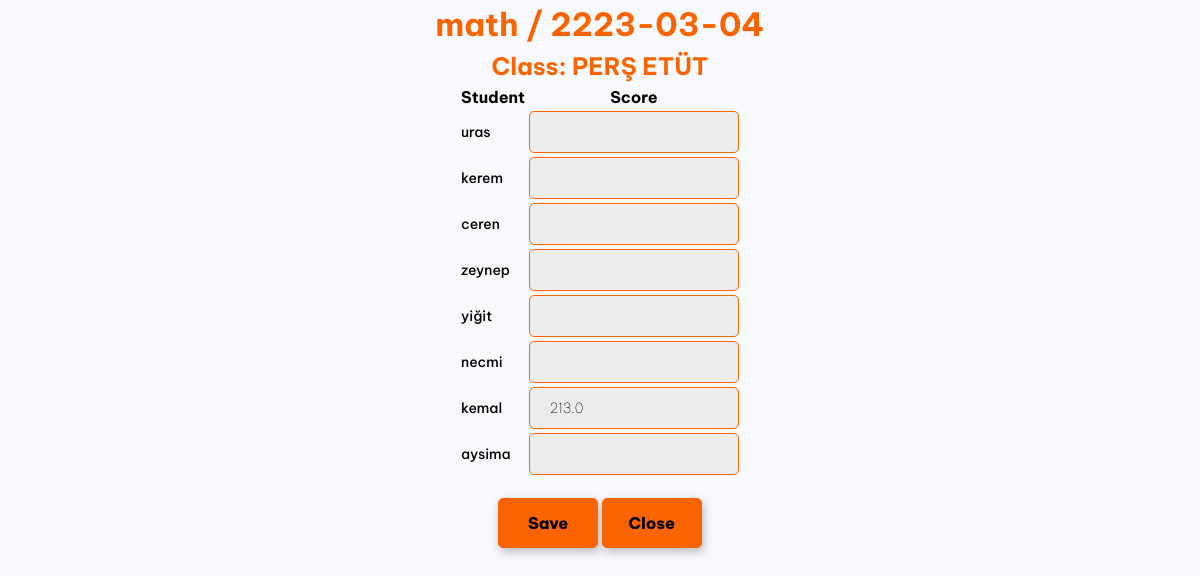
The app's page /exam/13/add_scores (signed in) with its own data.
### tables this page shows
CREATE TABLE exams (
    id INTEGER PRIMARY KEY AUTOINCREMENT,
    class_id INTEGER NOT NULL,
    name TEXT NOT NULL,
    date TEXT,  -- store as ISO date: YYYY-MM-DD
    FOREIGN KEY(class_id) REFERENCES classes(id)
);

CREATE TABLE classes (
    id INTEGER PRIMARY KEY AUTOINCREMENT,
    name TEXT NOT NULL,
    teacher_id INTEGER NOT NULL,
    FOREIGN KEY (teacher_id) REFERENCES teachers(id) ON DELETE CASCADE
);

CREATE TABLE students (
    id INTEGER PRIMARY KEY AUTOINCREMENT,
    name TEXT NOT NULL,
    class_id INTEGER NOT NULL,
    FOREIGN KEY (class_id) REFERENCES classes(id) ON DELETE CASCADE
);

CREATE TABLE exam_results (
    id INTEGER PRIMARY KEY AUTOINCREMENT,
    exam_id INTEGER NOT NULL,
    student_id INTEGER NOT NULL,
    score REAL,
    FOREIGN KEY(exam_id) REFERENCES exams(id),
    FOREIGN KEY(student_id) REFERENCES students(id)
);

### app.py (the view, shortened to what this page needs)
@app.route("/exam/<int:exam_id>/add_scores", methods=["GET", "POST"])
def add_exam_scores(exam_id):
    conn, cursor = get_db_connection()
    exam = cursor.execute(
        "SELECT * FROM exams WHERE id = ?", (exam_id,)
    ).fetchone()
    if not exam:
        conn.close()
        flash("Exam not found.")
        return redirect("/class")
    class_row = cursor.execute(
        "SELECT * FROM classes WHERE id = ? AND teacher_id = ?",
        (exam["class_id"], session["teacher_id"])
    ).fetchone()
    if not class_row:
        conn.close()
        flash("Unauthorized.")
        return redirect("/class")
    students = cursor.execute(
        "SELECT * FROM students WHERE class_id = ?",
        (exam["class_id"],)
    ).fetchall()
    results = cursor.execute(
        "SELECT * FROM exam_results WHERE exam_id = ?",
        (exam_id,)
    ).fetchall()
    results_dict = {r["student_id"]: r["score"] for r in results}
    conn.close()
    return render_template("add_exam_scores.html", exam=exam, students=students, results=results_dict, class_row=class_row)

### app.py (called while the page is built)
def get_db_connection():
    conn = sqlite3.connect('tpet.db',check_same_thread=False)
    conn.row_factory = sqlite3.Row
    cursor = conn.cursor()
    return conn, cursor

@app.context_processor
def inject_user():
    if "teacher_id" in session:
        conn, cursor = get_db_connection()
        row = cursor.execute("SELECT name FROM teachers WHERE id = ?", (session["teacher_id"],)).fetchone()
        conn.close()
        if row:
            return {"name": row["name"]}
    return {"name": None}

### templates/add_exam_scores.html (shortened to what this page needs)
<html lang="en">
    <head>
        <link href="{{ url_for('static', filename='styles.css') }}" rel="stylesheet">
    </head>
    <body>
<h1 class="login-title">{{ exam["name"] }} / {{ exam["date"] }}</h1>
<h2 class="login-title">Class: {{ class_row["name"] }}</h2>
<div class="center">
    <form class="login-form" method="POST">
        <table>
            <tr>
                <th>Student</th>
                <th>Score</th>
            </tr>
        {% for student in students %}
    <tr>
            <td class="form-title">{{ student["name"] }}</td>
            <td>
                <input class="input2" type="text" name="score_{{ student['id'] }}" value="{{ results.get(student['id'], '') }}">
            </td>
    </tr>
            {% endfor %}
        </table>
        <div>
        <button class="score-button" type="submit">Save</button>
        <button class="score-button" onclick="window.close()">Close</button>
        </div>
    </form>
</div>
<br>
</body>

### static/styles.css (style rules this page uses)
*, *::before, *::after { box-sizing: border-box; }
* { margin: 0; }
@media (prefers-reduced-motion: no-preference) { html { interpolate-size: allow-keywords; } }
body { line-height: 1.5; -webkit-font-smoothing: antialiased; }
input, button, textarea, select { font: inherit; }
p, h1, h2, h3, h4, h5, h6 { overflow-wrap: break-word; }
h1, h2, h3, h4, h5, h6 { text-wrap: balance; }
body { background-color: rgb(248, 249, 253); font-family: "Be Vietnam Pro", sans-serif; }
.center { width: 100%; width:100%; display: flex; justify-content: center; align-items: center; flex-direction: column; }
.login-form { display: flex; flex-direction: column; justify-content: center; align-items: center; width: 70%; }
.login-title { text-align: center; color: rgb(250, 100, 0); }
.form-title { align-self: flex-start; margin-top: 10px; font-size: 14px; font-weight: 500; }
.input2 { height: 30px; width: 100%; border: 1px solid rgb(250, 100, 0); border-radius:5px; background-color: rgb(236, 236, 236); padding: 20px; font-size: 14px; font-weight: 100; align-self: start; }
.score-button { background-color: rgb(250, 100, 0); height: 50px; width: 100px; border: 1px solid rgb(250, 100, 0); border-radius:5px; margin-top: 20px; box-shadow: 2px 4px 10px rgb(187, 187, 187); font-weight: 800; }

### records on screen
exams: name "math", date "2223-03-04"
classes: name "PERŞ ETÜT"
students: name "uras"
students: name "kerem"
students: name "ceren"
students: name "zeynep"
students: name "yiğit"
students: name "necmi"
students: name "kemal"
exam_results: get "213.0"
students: name "aysima"
